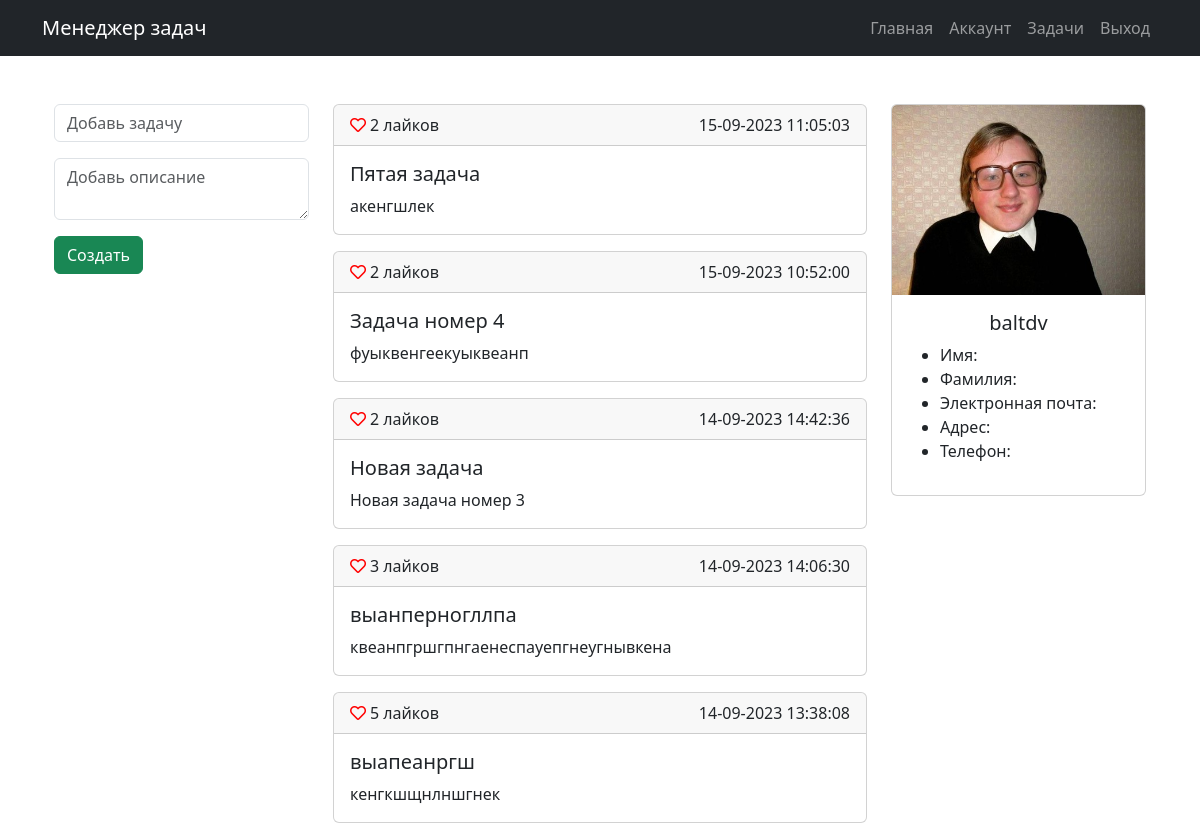
Page /account (signed in) on the committed database.
### app.py (models this page shows, shortened)
class Task(db.Model):
    id = db.Column(db.Integer, primary_key=True)
    title = db.Column(db.String(100), nullable=False)
    description = db.Column(db.String(200))
    user_id = db.Column(db.Integer, db.ForeignKey('user.id'), nullable=False)
    created_at = db.Column(db.DateTime, default=datetime.utcnow)
    user = db.relationship("User", back_populates="tasks")
    def count_likes(self):
        return Like.query.filter_by(task_id=self.id).count()

class User(db.Model, UserMixin):
    id = db.Column(db.Integer, primary_key=True)
    username = db.Column(db.String(80), unique=True, nullable=False)
    password = db.Column(db.String(120), nullable=False)
    tasks = db.relationship('Task')

### app.py (the view, shortened to what this page needs)
@app.route('/account', methods=['GET', 'POST'])
@login_required
def account():
    form = TaskForm()  # Создайте экземпляр формы для создания задач
    tasks = Task.query.filter_by(user_id=current_user.id).order_by(
        Task.created_at.desc()).all()
    return render_template('account.html', tasks=tasks, form=form)

### app.py (shortened to what this page needs)
class TaskForm(FlaskForm):
    title = StringField('Заголовок', validators=[DataRequired(), Length(min=4, max=100)])
    description = TextAreaField('Описание', validators=[Length(max=200)])

### app.py (called while the page is built)
@login_manager.user_loader
def load_user(user_id):
    return User.query.get(int(user_id))

### templates/account.html (shortened to what this page needs)
{% extends 'layout.html' %}
{% block content %}
<div class="container mt-5">
    <div class="row justify-content-center">
        <div class="col-md-3">
            <form method="POST">
                <div class="mb-3">
                    <input type="text" class="form-control" id="title" name="title" placeholder="Добавь задачу" required>
                </div>
                <div class="mb-3">
                    <textarea class="form-control" id="description" name="description" placeholder="Добавь описание"></textarea>
                </div>
                <button type="submit" class="btn btn-success">Создать</button>
            </form>
        </div>
        <div class="col-md-6">
            {% for task in tasks %}
            <div class="card mb-3 task-card">
                <div class="card-header">
                    <div class="float-start">
                        <i class="far fa-heart me-1"></i>{{ task.count_likes() }} лайков
                    </div>
                    <div class="float-end text-dark">
                        {{ task.created_at.strftime('%d-%m-%Y %H:%M:%S') }}
                    </div>
                </div>
                <div class="card-body">
                    <h5 class="card-title">{{ task.title }}</h5>
                    <p class="card-text">{{ task.description }}</p>
                </div>
            </div>
            {% endfor %}
        </div>
<div class="col-md-3">
    <div class="card">
        <img src="{{ url_for('static', filename='img/logo.jpg') }}" class="card-img-top" alt="Фото пользователя">
        <div class="card-body">
            <h5 class="card-title text-center">{{ current_user.username }}</h5>
            <ul>
                <li>Имя: {{ first_name }}</li>
                <li>Фамилия: {{ last_name }}</li>
                <li>Электронная почта: {{ email }}</li>
                <li>Адрес: {{ address }}</li>
                <li>Телефон: {{ phone_number }}</li>
            </ul>
        </div>
    </div>
</div>
    </div>
</div>
{% endblock %}

### static/css/main.css (style rules this page uses)
.fa-heart { color: red; }

### rows in the picture
Task: count_likes "2", created_at "15-09-2023 11:05:03", title "Пятая задача", description "акенгшлек"
Task: count_likes "2", created_at "15-09-2023 10:52:00", title "Задача номер 4", description "фуыквенгеекуыквеанп"
Task: count_likes "2", created_at "14-09-2023 14:42:36", title "Новая задача", description "Новая задача номер 3"
Task: count_likes "3", created_at "14-09-2023 14:06:30", title "выанперногллпа", description "квеанпгршгпнгаенеспауепгнеугнывкена"
Task: count_likes "5", created_at "14-09-2023 13:38:08", title "выапеанргш", description "кенгкшщнлншгнек"
User: username "baltdv"
